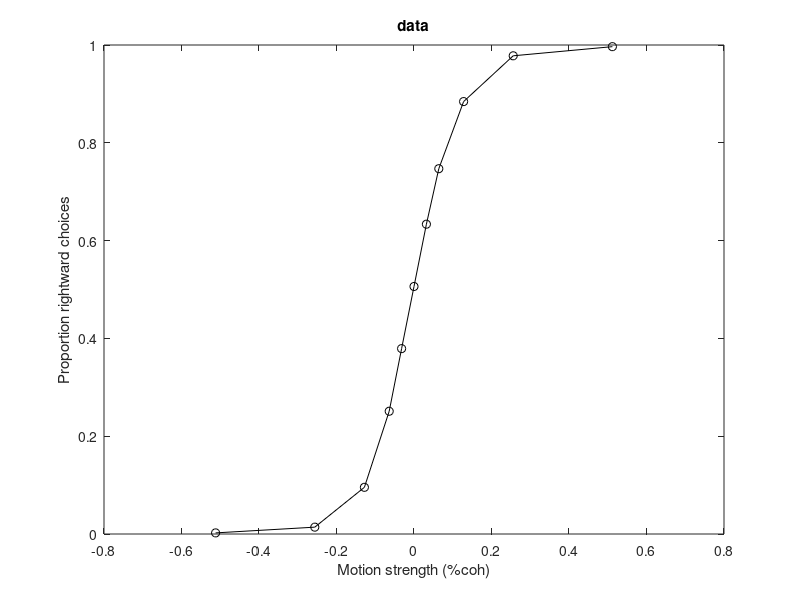

Source code (MATLAB): (Note: this script raises an error after producing the figure.)
% Tutorial on behavioral data analysis/modeling
% CRF : Hopkins-Janelia Bootcamp 2023


cd /Users/chris/Documents/Teaching/Bootcamp

%%  1.1 - load and plot some real monkey data

clear; close all
load dots_data

% 'data' is a struct with fields:
% direction : motion direction of the stimulus, 0/180 = right/left
% coherence : motion coherence (proportion of dots moving in the assigned dir)
% scoh : 'signed' coherence, where positive = rightward
% choice : animal's choice, 1=right, 0=left
% RT : reaction time, in seconds
% correct : 1=correct, 0=error

% create indexing (looping) variable
cohs = unique(data.scoh)

% preallocate 
pRight = nan(length(cohs),1);
n = nan(length(cohs),1);
for c = 1:length(cohs) % loop over signed coherence
    I = data.scoh==cohs(c); % find trials with w this particular coh
    n(c) = sum(I); % how many?
    pRight(c) = sum(I & data.choice==1) / n(c); % proportion of those trials where the choice was "right"
end
% % normally we'd want error bars, so here's the formula for standard error
% % of a proportion (derivation left as an exercise for the reader :)
% pRightSE = sqrt( (pRight.*(1-pRight)) ./ n );
% % but it's so tiny with this many trials, we can ignore it for now

figure; plot(cohs,pRight,'ko-');
title('data');
xlabel('Motion strength (%coh)');
ylabel('Proportion rightward choices');
changeAxesFontSize(gca,15,15);



%%  1.2 - descriptive model: logistic regression

% a first step is to quantify how the outcome, or dependent, variable
% (choice) varies as a function of the independent variable (coherence)

% For most outcome variables it is fine to use linear regression: y = mx+b!
% But proportions/probabilities are bounded at 0 and 1, so we use
% logistic regression: log(P/(1-P)) = mx+b
% or more commonly, logit(P) = beta0 + beta1*x + ...

% logit is a synonym for log odds,
% odds is P/(1-P) (often used in betting, eg "4 to 1 odds" = 0.8 or 80% probability)
% so logit(P) = log(P/(1-P))

% The inverse of the logit function is the logistic function: 
% P = 1 / (1 + exp(-(beta_0 + beta1*x)))
% So you often see it written this way. This is how you'd actually
% calculate the probabilities given the beta terms.

% The simplest logistic regression model for a choice function (or 
% 'psychometric' function) has two parameters (betas):
% a slope and a bias (equiv to slope and intercept for linear reg)

% (On your own, can check out any number of video tutorials online)


%%  1.3 - likelihood and binomial probability

% The best-fitting model is the one that maximizes the *likelihood* of the
% data given the model parameters

% Likelihood, P(data | model), is often calculated by assuming a particular
% parametric form of the probability distribution.

% Since our outcome variable is binary, the relevant distribution is the
% binomial distribution -- and if we are treating each trial as an
% independent event, we use the special case of the binomial dist for n=1,
% known as the Bernoulli distribution.

% For any a particular value of the slope and bias terms, the logistic
% model specifies the probability of a rightward choice (y) given a
% coherence (x).

% Using this model-based probability (P), the Likelihood of
% each trial is simply P if the choice was rightward (1), or 1-P if the
% choice was leftward (0).

% Let's make an initial guess for the parameters and calculate the
% single-trial likelihoods:
beta_0 = 0; % assume no bias
beta1 = 10; % random-ish guess
pR = nan(length(cohs),1);
for c = 1:length(cohs) % loop over signed coherence
    B = beta_0 + beta1*cohs(c);
    pR(c) = logistic(B);
end
figure; plot(cohs,pR,'ms-'); title('guess')
xlabel('Motion strength (%coh)');
ylabel('Proportion rightward choices');
changeAxesFontSize(gca,15,15);
% good enough!


% calculate Likelihoods
pR_model = nan(length(data.choice),1);
Lik = nan(length(data.choice),1);
for t = 1:length(data.choice) % loop over trials
    cohInd = data.scoh(t)==cohs;
    pR_model(t) = pR(cohInd);
    if data.choice(t)==1
        Lik(t) = pR_model(t);
    else
        Lik(t) = 1-pR_model(t);
    end
end
% (offline coding exercise: do this without a FOR loop)



%%
% snapshot of what we've done:
['    scoh       choice      pR_model     Likelihood']
[data.scoh(1:10) data.choice(1:10) pR_model(1:10) Lik(1:10)]
% (in partuclar compare rows 3+4 vs. 5)


% The full likelihood of the whole dataset would be the product of all the
% individual likelihoods (joint probability). This calculation is made much
% simpler if we take the log-likelihood. Then we can just sum them up, 
% because log turns products into sums.


%%  1.4 - optimization

% Now that we know how to calculate the Likelihood, we could write an
% optimization function that iteratively searches over values of slope
% and bias until the Likelihood is maximal -- this is the best-fitting
% model

% Fortunately Matlab has done that for us in a very simple package, one
% that can be used for much more complicated models than just the
% 2-parameter logistic so it is worth knowing. It's called glmfit.

X = data.scoh; 
y = data.choice;
    % NOTE that we are not fitting the proportions, we are fitting
    % individual trials! This is more powerful and accurate.
[Beta, ~, stats] = glmfit(X, y, 'binomial');
% (for afficionados: glmfit automatically includes a 'column of zeroes'
% in the design matrix X, to estimate the bias term)


Beta
% Beta is a two-vector with [beta0, beta1] or [bias, slope]
% Notice the bias is almost zero. The slope is in units that are not
% intuitive, because remember it's logit(P) = slope*x + bias
% but it's still true that the higher the number the steeper the slope

%%
% to plot our best fitting model vs. the data points, can use glmval to
% give the model-based probability of rightward given the params:
figure; set(gcf,'Color',[1 1 1],'Position',[300 500 1000 450]);
suptitle('logistic fit')
yVals = glmval(Beta,cohs,'logit');
subplot(1,2,1); plot(cohs,pRight,'ko');
hold on; plot(cohs,yVals,'r*');
xlabel('Motion strength (%coh)');
ylabel('Proportion rightward choices');
changeAxesFontSize(gca,15,15);

% even better, when you have a model you can generate smooth curves by
% interpolating your X values:
cohsInterp = cohs(1):0.001:cohs(end);
yVals = glmval(Beta,cohsInterp,'logit');
subplot(1,2,2); plot(cohs,pRight,'ko');
hold on; plot(cohsInterp,yVals,'r-');
xlabel('Motion strength (%coh)');
ylabel('Proportion rightward choices');
changeAxesFontSize(gca,15,15);



%%  1.5 - sidebar: comparing accuracy alone can be misleading

clearvars -except cohs
close all
clc

ntrials = 50000;

% errors can occur because of bias, or because of signal-to-noise
% (sensitivity, measured by the slope)

% simulate some data with large slope but also large bias
Beta2 = [2.5 18]';
scoh = nan(ntrials,1);
choice = nan(ntrials,1);
for t = 1:ntrials
    scoh(t) = randsample(cohs,1,'true');
    P = glmval(Beta2,scoh(t),'logit');
    choice(t) = binornd(1,P);
end
correct = zeros(ntrials,1);
correct(scoh>0 & choice==1) = 1;
correct(scoh<0 & choice==0) = 1;
correct(scoh==0) = randn>0;
pctCorr1 = sum(correct)/ntrials

% plot
pRight1 = nan(length(cohs),1);
n = nan(length(cohs),1);
for c = 1:length(cohs)
    I = scoh==cohs(c);
    n(c) = sum(I);
    pRight1(c) = sum(I & choice==1) / n(c);
end
figure(5); clf;
plot(cohs,pRight1(:,1),'ko-');
xlabel('Motion strength (%coh)');
ylabel('Proportion rightward choices');
changeAxesFontSize(gca,15,15);



% now simulate unbiased choices but with lower slope (less sensitivity)
Beta2 = [0 8]';
scoh = nan(ntrials,1);
choice = nan(ntrials,1);
for t = 1:ntrials
    scoh(t) = randsample(cohs,1,'true');
    P = glmval(Beta2,scoh(t),'logit');
    choice(t) = binornd(1,P);
end
correct = zeros(ntrials,1);
correct(scoh>0 & choice==1) = 1;
correct(scoh<0 & choice==0) = 1;
correct(scoh==0) = randn>0;
pctCorr2 = sum(correct)/ntrials

% plot
pRight2 = nan(length(cohs),1);
n = nan(length(cohs),1);
for c = 1:length(cohs)
    I = scoh==cohs(c); 
    n(c) = sum(I);
    pRight2(c) = sum(I & choice==1) / n(c);
end
figure(5); hold on; plot(cohs,pRight2(:,1),'bs-');
changeAxesFontSize(gca,15,15);


% accuracy (percent correct) will be about the same, but clearly this
% does not tell the whole story



%% signal-detection theory (SDT)

clear scoh
ntrials = 50000;

% Our logistic model is nice but merely descriptive. It makes no claim 
% how the decision occurs. Next we can introduce a mechanistic or 'process'
% model for the choice.

% (Sometimes this is described is a 'generative' model, but that term is
% used differently in some areas of research)

% In SDT, a stimulus is said to give rise to a noisy 'observation' or
% measurement (in the brain). You can think of it as something like the
% number of spikes in a population of neurons over a given time interval.
% (This makes most sense for detecting a faint signal embedded in noise;
% in the case of discriminating or categorizing stimuli (eg Left/Right)
% it's better to think of the observation as the difference in spike counts 
% between two populations, one selective for Right and the other for Left)

% The observation is thus a random variable with some distribution. Let's
% assume Gaussian, with mean proportional to the stimulus strength (coh).
% For simplicity we'll assume the standard deviation is a constant

k = 8; % proportionality constant converting coh to the mean of the signal distribution
sigma = 1; % s.d. of the signal distribution 
scoh = nan(ntrials,1);
obs = nan(ntrials,1);
choice = nan(ntrials,1);
for t = 1:ntrials
    scoh(t) = randsample(cohs,1,'true');
    mu = k*scoh(t);
    obs(t) = normrnd(mu, sigma);
    
    % SDT also involves a criterion:
    % if the obs is greater than the criterion you make a certain choice.
    % because coherence is signed, the obvious criterion is simply zero; if 
    % greater than zero, choose Right, else choose Left
    if obs(t)>0
        choice(t)=1;
    else
        choice(t)=0;
    end
end
pRight = nan(length(cohs),1);
n = nan(length(cohs),1);
for c = 1:length(cohs)
    I = scoh==cohs(c);
    n(c) = sum(I);
    pRight(c) = sum(I & choice==1) / n(c);
end
figure(6); clf;
plot(cohs,pRight,'go-');
xlabel('Motion strength (%coh)');
ylabel('Proportion rightward choices');
title('simulated data: SDT');
changeAxesFontSize(gca,15,15);


%%
% although still rather abstracted away from real neurons,
% SDT was among the first generative/process models for perception that
% could be  translated into a so-called 'linking hypothesis';
% this was arguably the genesis of (sensory) systems neuroscience
% (BACK TO SLIDES)





%% what if we want to explain more than just the choice?

% Often we measure some other aspect of behavior and ask whether it arises 
% from the same process in the brain. If so, our process model should be
% able to explain both variables. A good example is choice + response time. 

clear; close all
load dots_data

cohs = unique(data.scoh);
pRight = nan(length(cohs),1);
meanRT = nan(length(cohs),1);
n = nan(length(cohs),1);
for c = 1:length(cohs) % loop over signed coherence
    I = data.scoh==cohs(c); % find trials with w this particular coh
    n(c) = sum(I); % how many?
    pRight(c) = sum(I & data.choice==1) / n(c); % proportion of those trials where the choice was "right"
    meanRT(c) = mean(data.RT(I));
    % % again we should always consider (and plot) error/dispersion in data
    % % (standard errors or confidence intervals), which for RT would be:
    % RTse(c) = std(data.RT(I))/sqrt(n(c)); ...
    % % but we'll ignore it for this exercise
end

figure; set(gcf,'Color',[1 1 1],'Position',[300 500 450 600]);
suptitle('data: choice + RT');

subplot(2,1,1); plot(cohs,pRight,'bo-');
xlabel('Motion strength (%coh)'); ylabel('Proportion rightward choices');
changeAxesFontSize(gca,15,15);

subplot(2,1,2); plot(cohs,meanRT(:,1),'ro-');
xlabel('Motion strength (%coh)'); ylabel('Reaction time (ms)');
changeAxesFontSize(gca,15,15);

%% what kind of process can explain choice + RT?

% SDT has no explicit time dimension and thus cannot explain RT

% So we turn to bounded evidence accumulation,
% e.g. the drift-diffusion model (DDM)

% Let's simulate it.

% The model has at least two, and usually three parameters 
% (play around with these to see their effects)
k = 0.3; % 'drift rate' or sensitivity term: a constant converting stimulus strength into units of 'momentary' evidence
B = 25; % height of the bound, or threshold, for decision termination
Tnd = 300; % non-decision time: sensory and motor delays distinct from the decision process
% ^ or this can be expressed as a distribution, ie assumed o vary across trials (more natural but adds free param(s))
% and:
% this is sometimes a 4th free parameter but for simplicty we fix it to 1
sigma = 1; % standard deviation of momentary evidence


ntrials = 50000;

data = simDDM_simple_forBootcamp(ntrials,k,sigma,B,Tnd);
% (walk through it, if there's time)



%% an important step in any modeling effort: PARAMETER RECOVERY

% Of course we want to do more than just simulate data that look reasonable.
% We want to actually *fit* our process model to the data.  Why?
% (1) to verify that the model is a reasonable one
% (2) to compare goodness of fit across different candidate models
% (3) to compare fitted parameters across conditions/subjects and thereby
%     generate hypotheses as to what might differ

% But before we can trust our model fits, we should check that
% our experiment and fitting code are capable, in principle, of correctly
% arriving at the 'ground truth'. To do this we can generate fake data
% by SIMULATING the model (in which case obviously we know the ground truth
% aka the generative parameters), then FIT the fake data to try and recover
% those params.

% (for more see e.g. Wilson & Collins 2019,
% Ten simple rules for the computational modeling of behavioral data
% https://github.com/AnneCollins/TenSimpleRulesModeling/ )


%%
% As with the logistic, we need an expression for the likelihood: the
% probability of observing the data given a set of model params.

% Choice is still just a binary outcome and hence Bernoulli distributed.
% But what is the expected pRight for each coherence? And there's no
% a priori reason to assert any particular distribution for RT.

% This is where process models differ from descriptive: we need the
% probability density of these variables under the model. This can be 
% generated by simulation, but that's very slow when we want to iterate 
% many times, as we need to do for optimization.

% Luckily smart folks have derived closed-form expressions for pRight (it
% happens to be a logistic function of drift rate times bound!), and
% RT (not intuitively obvious), at least for simple DDMs.
% See Shadlen et al. 2006 if you want the nitty gritty.


guess = [k B Tnd]; % assumes sigma=1
[fit,~] = Dots_fitDDM_1D_noConf(guess,data.scoh,data.choice,round(data.RT*1000)); % convert RT back to ms, for legacy reasons
subplot(2,1,1); title('simulated data with DDM fit');

% compare generative and fitted params:
[k fit(1) ; B fit(2) ; Tnd fit(3)]

% nice!


%% now that we've proven we can recover generative params, let's fit the real data

clear; close all
load dots_data

% guess = [1 10 500]; % cheating a bit since I know the fitted params...
guess = [1 10 500]; % ...but turns out these don't have to be very close at all
[fit,~] = Dots_fitDDM_1D_noConf(guess,data.scoh,data.choice,round(data.RT*1000));
subplot(2,1,1); title('real data with DDM fit');
k = fit(1)
B = fit(2)
Tnd = fit(3)

% seems pretty good except for RTs at low coh -- something to make a new
% hypothesis about? or tweak the model to better explain it?


% BACK TO SLIDES (if time): more on "why do we care?"




%% (if time) another kind of behavioral modeling: RL and bandit-type tasks

clear

% Pull up Wilson & Collins 2019, but explaining Rescorla-Wagner etc
% will have to be elsewhere, or on your own.

T = 100; % num trials
mu = [0.2 0.8]; % reward probabilities
alpha = 0.05; % learning rate
beta = 5; % inverse temperature

[choice, ~] = simulate_M3RescorlaWagner_v1(T, mu, alpha, beta);

win = 10; % window width for smoothing choice probabilities
convKernel = fspecial('average', [1 win]);
chSmooth = conv(convKernel,choice);
chSmooth = chSmooth(win/2:end-win);

% plot the learning curve
figure; plot(chSmooth);
ylim([0.9 2.1]);
xlabel('Trials');
ylabel('Choices (smoothed): 2 is ''correct''')
title('learning curve');



%% now try non-stationary bandit

T = 1000; % num trials
mu = [0.3 0.7]; % reward probabilities
alpha = 0.1; % learning rate
beta = 5; % inverse temperature
swProb = 0.01; % probability of switching Mu's 

[choice, rew, Mu] = simulate_M3RescorlaWagner_nonStationary(T, mu, alpha, beta, swProb);

win = 10; % window width for smoothing choice probabilities
convKernel = fspecial('average', [1 win]);
chSmooth = conv(convKernel,choice);
chSmooth = chSmooth(win/2:end-win/2);

figure;
[AX,H1,H2] = plotyy(1:T,chSmooth,1:T,Mu);
set(H1,'color','blue');
set(H2,'color','green','LineWidth',2)
ylim([0.9 2.1]);
xlabel('Trials');
ylabel('Choices (smoothed)')
 
% see also:
% Bari, B. A. et al. Stable Representations of Decision Variables
% for Flexible Behavior. Neuron 103, 922-933.e7 (2019).
  


%% more cool new stuff to play with on your own:

% https://pubmed.ncbi.nlm.nih.gov/33412101/
% https://github.com/nicholas-roy/PsyTrack










